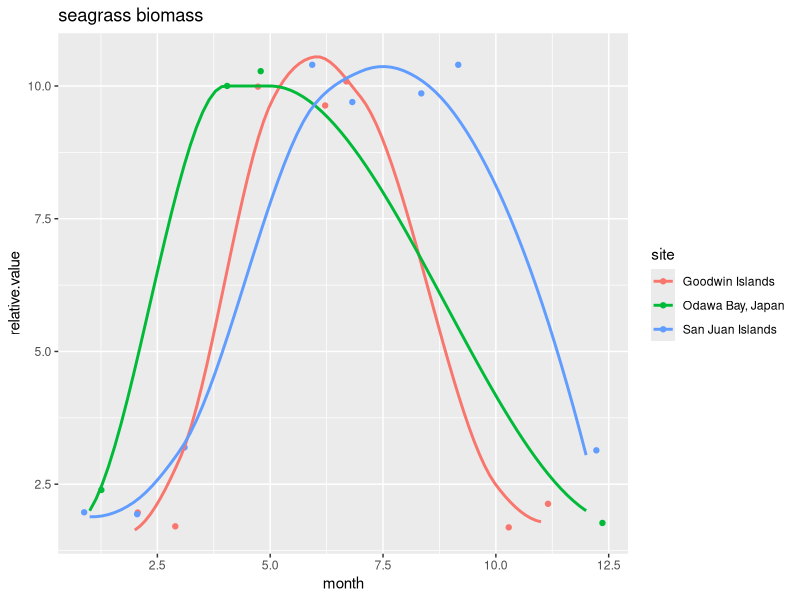

The R source for this figure:
### plotting seasonal variation in seagrass events

library(readr)
library(tidyverse)
library(ggplot2)


data <- read_csv("seagrass seasonality data.csv")
head(data)

sgb <- data %>%
  filter(., variable == "seagrass shoot biomass") %>%
  group_by(site)

seasonality <-
  ggplot(sgb, aes(x = month, y = relative.value)) +
  geom_jitter(aes(x = month, y = relative.value, color = site), na.rm = TRUE) +
  geom_smooth(aes(x = month, y = relative.value, color = site), se = FALSE) +
  ggtitle("seagrass biomass")

seasonality

### ok, this will work to visualize the patterns. next step, try to get our (and others?) seasonal data into a figure...
